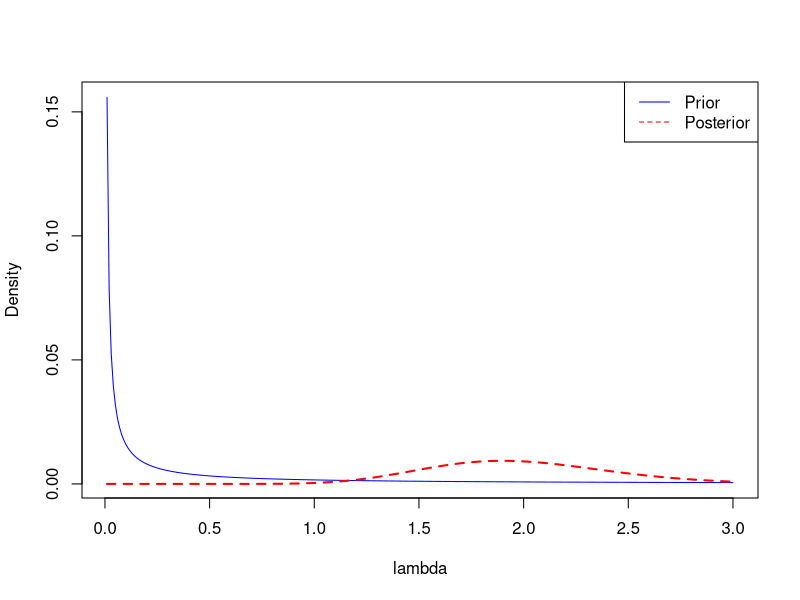
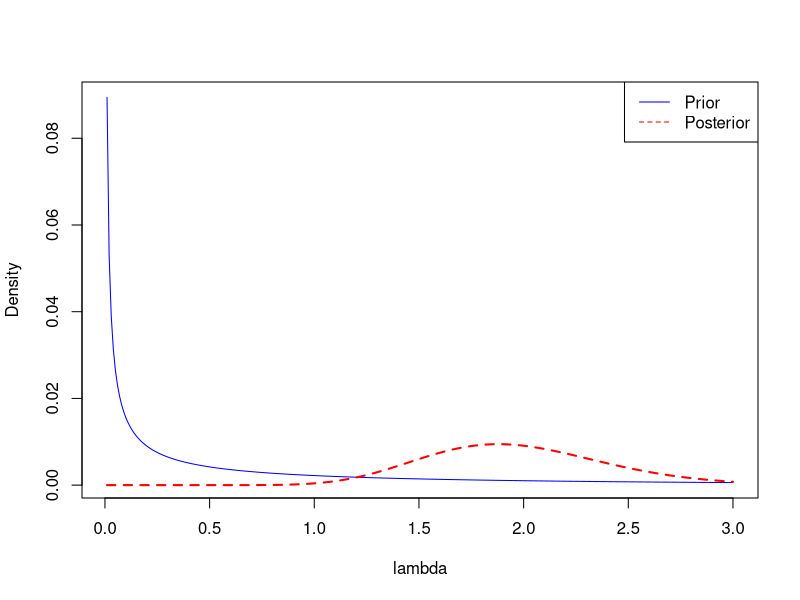
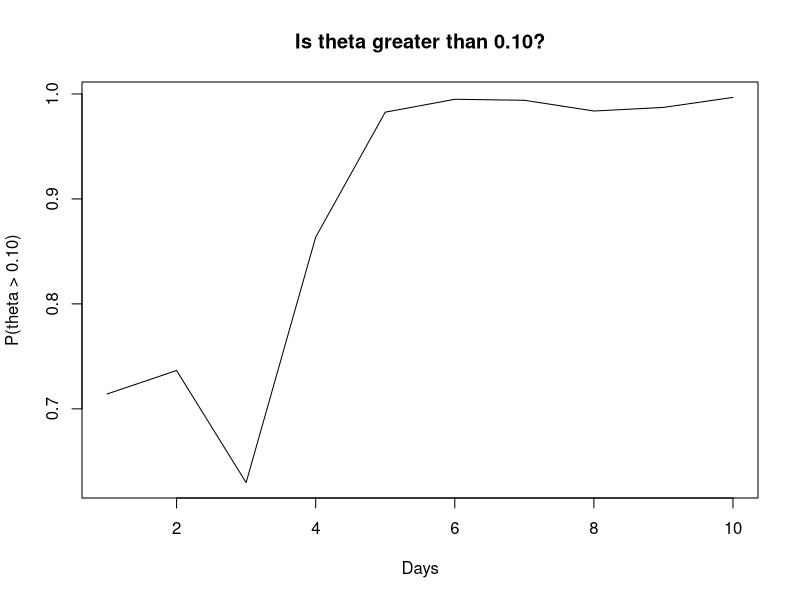

These charts were generated, in order, by the following R code:
## ---- chunk 1
pg.posterior<-function(Y,M,a,b){
  
  
grid   <- seq(.01, 3, .01)

like   <- dpois(Y,M*grid)
like   <- like/sum(like) #standardize

prior  <- dgamma(grid,a,b)
prior  <- prior/sum(prior) #standardize

post   <- like*prior
post   <- post/sum(post) #standardize

plot(grid, prior, type = "l", xlab = "lambda", ylab = "Density", col = "blue")
lines(grid, post, col = "red", lty=2, lwd=2)
legend("topright", c("Prior", "Posterior"), lwd = c(1,1), col = c("blue","red"), lty=c(1,2))
  
post.ci<-qgamma(c(0.025,0.975),Y+a,M+b) #Posterior 95% Credible Interval
post.mean<-(Y+a)/(M+b)     #Posterior mean
post.sd<-sqrt((Y+a)/(M+b))      #Posterior sd

posterior<-data.frame(post.mean, post.sd, post.ci[1],post.ci[2])
colnames(posterior)=c("mean", "Standard Deviation", "Lower CI", "Upper CI")
return(posterior)
}
## ---- chunk 2
pg.posterior<-function(Y,M,a=0.01,b=0.01){
  
  
grid   <- seq(.01, 3, .01)

like   <- dpois(Y,M*grid)
like   <- like/sum(like) #standardize

prior  <- dgamma(grid,a,b)
prior  <- prior/sum(prior) #standardize

post   <- like*prior
post   <- post/sum(post) #standardize

plot(grid, prior, type = "l", xlab = "lambda", ylab = "Density", col = "blue")
lines(grid, post, col = "red", lty=2, lwd=2)
legend("topright", c("Prior", "Posterior"), lwd = c(1,1), col = c("blue","red"), lty=c(1,2))
  
post.ci<-qgamma(c(0.025,0.975),Y+a,M+b) #Posterior 95% Credible Interval
post.mean<-(Y+a)/(M+b)     #Posterior mean
post.sd<-sqrt((Y+a)/(M+b))      #Posterior sd

posterior<-data.frame(post.mean, post.sd, post.ci[1],post.ci[2])
colnames(posterior)=c("mean", "Standard Deviation", "Lower CI", "Upper CI")
return(posterior)
}
## ---- chunk 3
pg.posterior(20,10)

pg.posterior(20,10,0.25,0.25)
## ---- chunk 4
#Inputing data
samples<-c(12,11,9,15,18,15,11,8,12,16)
days<-1:10

#priors
a<-0.08
b<-0.72

#calculating number of samples through day t
#calculating number of defects through day t
cumulative.samples<-seq(100, 1000, 100)
cumulative.defects<-rep(NA,10)

for(i in 1:10){
  if(i==1){cumulative.defects[i]=samples[i]}
  else{
    cumulative.defects[i]<-cumulative.defects[i-1]+samples[i]
  }
  
}

#Combining into a data frame
dat<-data.frame(days, cumulative.defects, cumulative.samples)

#Calculating probability theta > 0.10
prob<-rep(NA, 10)

for(i in 1:10){
  prob[i]<-1-pbeta(0.1, cumulative.defects[i]+a,cumulative.samples[i]-cumulative.defects[i]+b)
}

#Combining into data frame
dat2<-data.frame(prob,days)

#Plotting results
plot(dat2$days,dat2$prob, type = "l", xlab = "Days", ylab="P(theta > 0.10)", main="Is theta greater than 0.10?")

